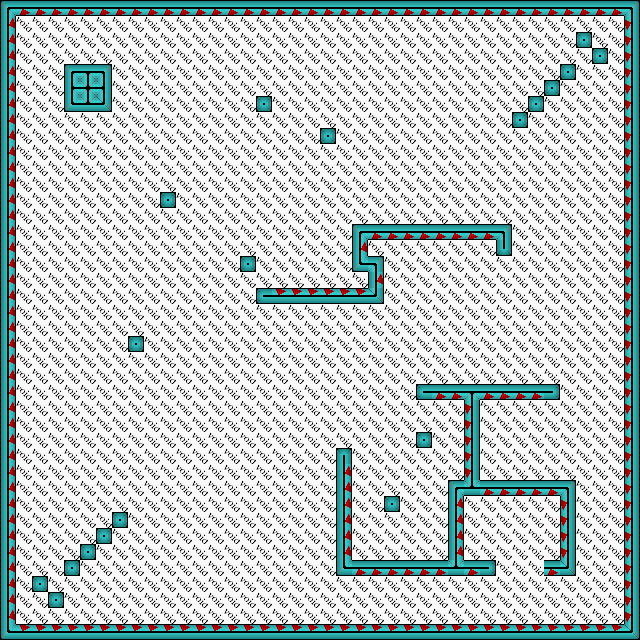

A level layout from a 2D game, rendered from its tile map. Below: a short description, then the map file with tile-grid data replaced by summaries:
An orthogonal 40x40 tile map with 16x16 px tiles, 1 tile layer (Calque de Tile 1) and 4 objects (4x Start).

<map version="1.0" orientation="orthogonal" renderorder="right-down" width="40" height="40" tilewidth="16" tileheight="16" nextobjectid="14">
 <tileset firstgid="1" name="baseTileset" tilewidth="16" tileheight="16">
  <image source="baseTileset.png" width="256" height="256" />
 </tileset>
 <layer name="Calque de Tile 1" width="40" height="40">
  <data>[1600 cells, 1600 non-empty, 19 distinct tile ids]</data>
 </layer>
 <objectgroup name="Sarts">
  <object id="5" name="Robot1" type="Start" x="320" y="48" width="16" height="16" />
  <object id="11" name="Robot2" type="Start" x="416" y="48" width="16" height="16" />
  <object id="12" name="Robot3" type="Start" x="384" y="48" width="16" height="16" />
  <object id="13" name="Robot4" type="Start" x="352" y="48" width="16" height="16" />
 </objectgroup>
</map>